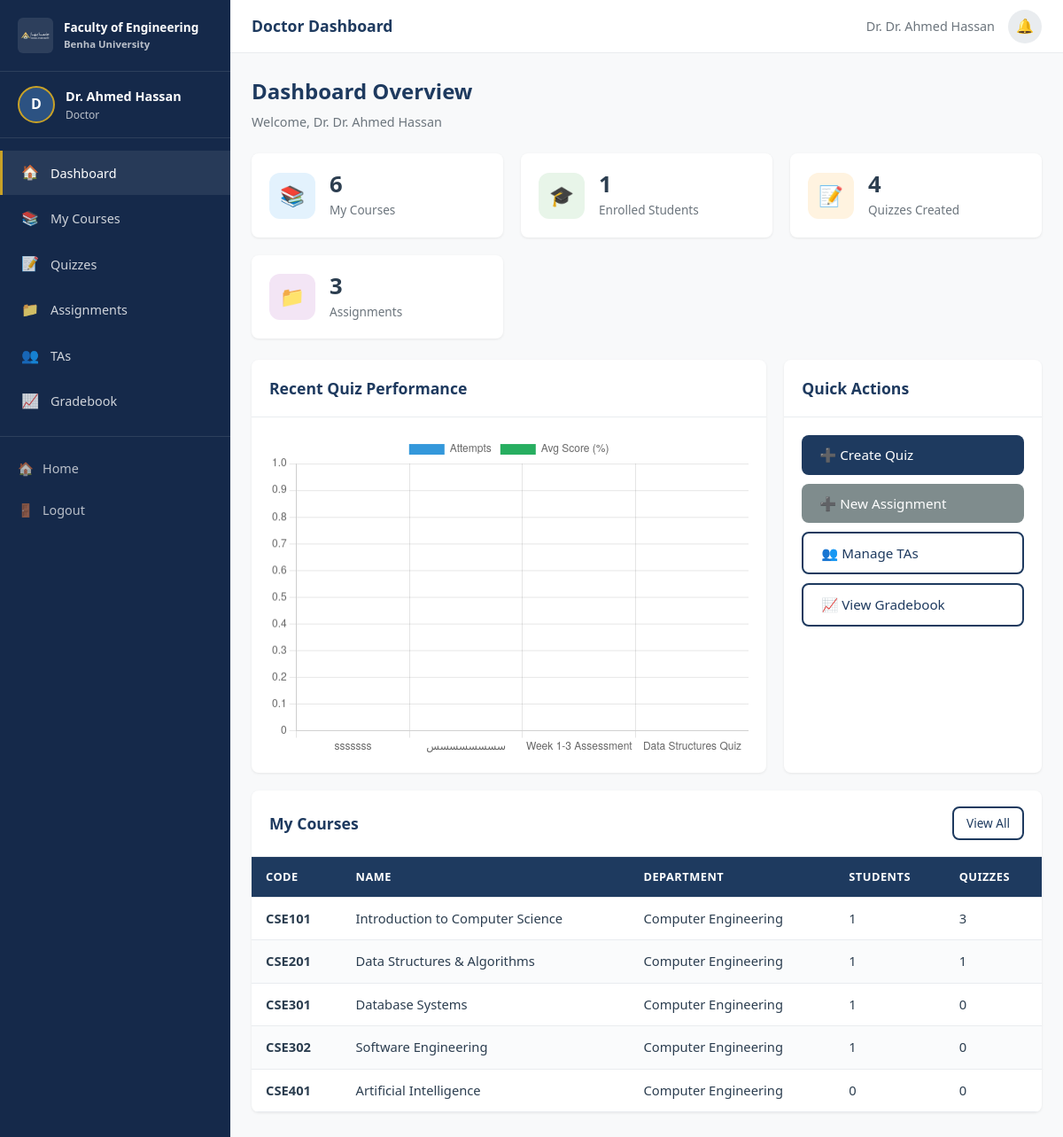
Before: /doctor/dashboard.php (signed in) with the older database file.
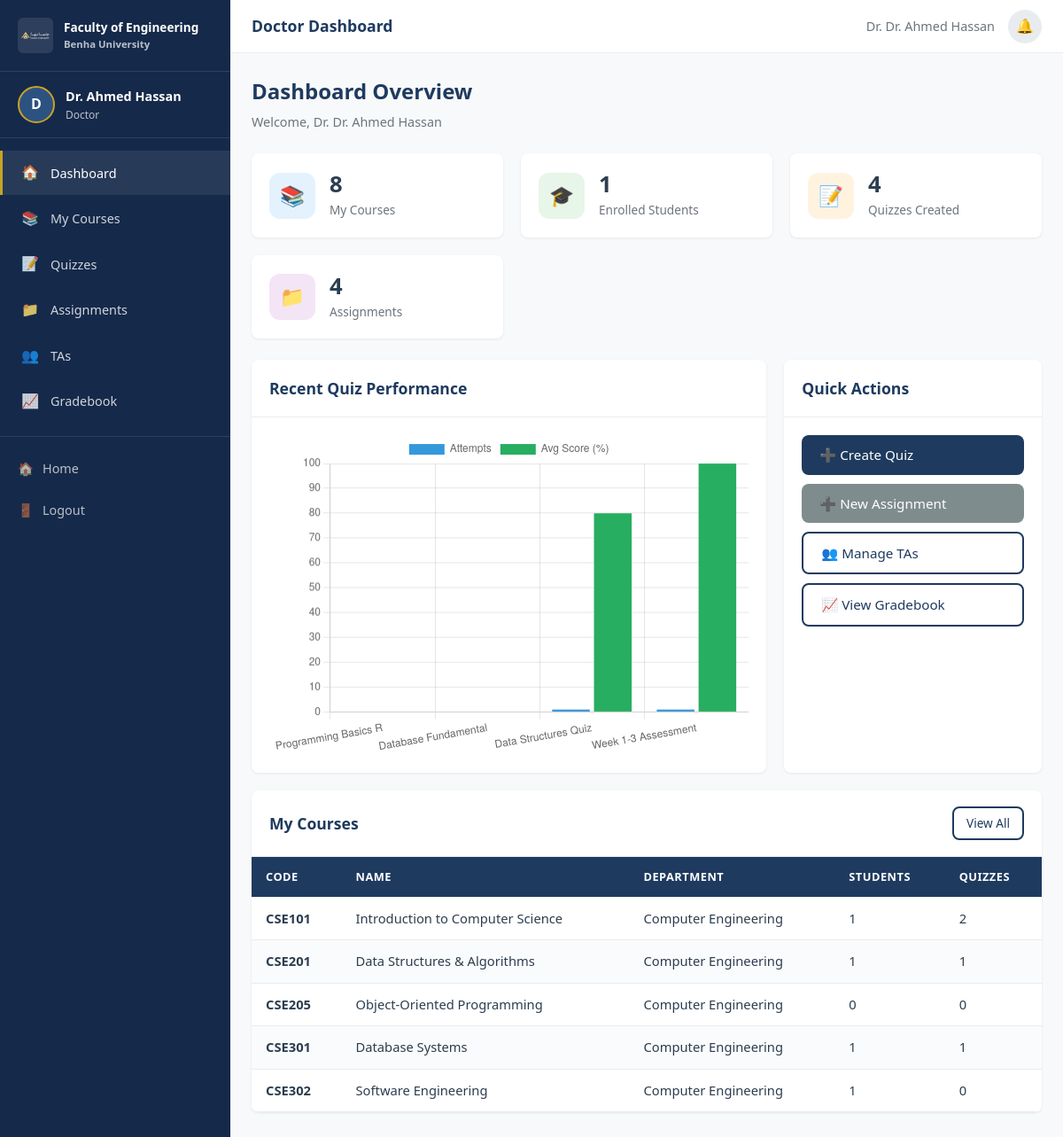
After: the same page with the newer database file.
### tables this page shows
CREATE TABLE `courses` (
  `id` int(11) NOT NULL,
  `course_code` varchar(20) NOT NULL,
  `course_name` varchar(200) NOT NULL,
  `description` text DEFAULT NULL,
  `department` varchar(100) NOT NULL,
  `semester` varchar(20) NOT NULL,
  `year` int(11) NOT NULL,
  `credit_hours` int(11) DEFAULT 3,
  `is_active` tinyint(1) DEFAULT 1,
  `created_by` int(11) NOT NULL,
  `created_at` timestamp NOT NULL DEFAULT current_timestamp(),
  `updated_at` timestamp NOT NULL DEFAULT current_timestamp() ON UPDATE current_timestamp()
);

### includes/functions.php (called while the page is built, shortened)
<?php
require_once __DIR__ . '/db.php';
require_once __DIR__ . '/db.php';
function isLoggedIn() {
    return isset($_SESSION['user_id']) && !empty($_SESSION['user_id']);
}
function getCurrentUser() {
    try {
        $db = Database::getInstance();
        $result = $db->query(
            "SELECT u.*, r.role_name, r.display_name as role_display
             FROM users u
             JOIN roles r ON u.role_id = r.id
             WHERE u.id = ? AND u.is_active = 1",
            [$_SESSION['user_id']]
        )->fetch();
        return $result ?: null;
    } catch (Exception $e) {
        return null;
    }
}

### includes/db.php (called while the page is built, shortened)
<?php
$db_config = [
    'host' => 'localhost',
    'database' => 'benha_engineering',
    'username' => 'root',
    'password' => '',
    'charset' => 'utf8mb4',
    'collation' => 'utf8mb4_unicode_ci'
];
class Database {
    private static $instance = null;
    private $pdo;
    private $stmt;
    private function __construct() {
        global $db_config;
        try {
            $dsn = "mysql:host={$db_config['host']};dbname={$db_config['database']};charset={$db_config['charset']}";
            $tz = new DateTimeZone('Africa/Cairo');
            $dt = new DateTime('now', $tz);
            $offset = $dt->format('P');
            $options = [
                PDO::ATTR_ERRMODE => PDO::ERRMODE_EXCEPTION,
                PDO::ATTR_DEFAULT_FETCH_MODE => PDO::FETCH_ASSOC,
                PDO::ATTR_EMULATE_PREPARES => false,
                PDO::MYSQL_ATTR_INIT_COMMAND => "SET NAMES {$db_config['charset']} COLLATE {$db_config['collation']}; SET time_zone = '{$offset}'; SET SESSION sql_mode = 'STRICT_TRANS_TABLES,NO_ZERO_IN_DATE,NO_ZERO_DATE,ERROR_FOR_DIVISION_BY_ZERO,NO_ENGINE_SUBSTITUTION';"
            ];
            $this->pdo = new PDO($dsn, $db_config['username'], $db_config['password'], $options);
        } catch (PDOException $e) {
            error_log("Database Connection Error: " . $e->getMessage());
            die("Database connection failed. Please contact the administrator.");
        }
    }
    public static function getInstance() {
        if (self::$instance === null) {
            self::$instance = new self();
        }
        return self::$instance;
    }
    public function query($sql, $params = []) {
        $this->stmt = $this->pdo->prepare($sql);
        $this->stmt->execute($params);
        return $this;
    }
    public function fetchAll() {
        return $this->stmt->fetchAll();
    }
    public function fetch() {
        return $this->stmt->fetch();
    }
}

### doctor/dashboard.php (the view, shortened to what the changed rows need)
<?php
require_once __DIR__ . '/../includes/functions.php';
$db = Database::getInstance();
$user = getCurrentUser();
$myCourses = $db->query(
    "SELECT c.* FROM courses c
     JOIN course_doctors cd ON c.id = cd.course_id
     WHERE cd.doctor_id = ? AND c.is_active = 1
     ORDER BY c.course_code",
    [$user['id']]
)->fetchAll();
$myQuizzes = $db->query(
    "SELECT q.*, c.course_code, c.course_name,
     (SELECT COUNT(*) FROM quiz_attempts WHERE quiz_id = q.id) as attempt_count
     FROM quizzes q
     JOIN courses c ON q.course_id = c.id
     WHERE q.created_by = ? ORDER BY q.created_at DESC",
    [$user['id']]
)->fetchAll();
$myAssignments = $db->query(
    "SELECT a.*, c.course_code, c.course_name,
     (SELECT COUNT(*) FROM assignment_submissions WHERE assignment_id = a.id) as submission_count,
     (SELECT COUNT(*) FROM assignment_files WHERE assignment_id = a.id) as files_count
     FROM assignments a
     JOIN courses c ON a.course_id = c.id
     WHERE a.created_by = ? ORDER BY a.created_at DESC",
    [$user['id']]
)->fetchAll();
$stats = [
    'courses' => count($myCourses),
    'quizzes' => count($myQuizzes),
    'assignments' => count($myAssignments),
    'total_students' => $db->query(
        "SELECT COUNT(DISTINCT ce.student_id) as c FROM course_enrollments ce
         JOIN course_doctors cd ON ce.course_id = cd.course_id WHERE cd.doctor_id = ?",
        [$user['id']]
    )->fetch()['c'],
];
$quizAnalytics = $db->query(
    "SELECT q.title, COUNT(qa.id) as attempts, AVG(qa.percentage) as avg_score
     FROM quizzes q
     LEFT JOIN quiz_attempts qa ON q.id = qa.quiz_id
     WHERE q.created_by = ?
     GROUP BY q.id ORDER BY q.created_at DESC LIMIT 10",
    [$user['id']]
)->fetchAll();
?>
<!DOCTYPE html>
<html lang="en">
<head>
    <link rel="stylesheet" href="/assets/css/style.css">
</head>
<body>
    <div class="dashboard-wrapper">
        <?php include __DIR__ . '/../includes/sidebar.php'; ?>
        <div class="main-content">
            <div class="topbar">
                <div class="topbar-left">
                    <h2 class="topbar-title">Doctor Dashboard</h2>
                </div>
            </div>
            <div class="content-wrapper">
                <?php if ($section === 'dashboard'): ?>
                    <div class="page-header">
                        <h1 class="page-title">Dashboard Overview</h1>
                        <p class="page-subtitle">Welcome, Dr. <?= htmlspecialchars($user['full_name']) ?></p>
                    </div>
                    <div class="stats-grid">
                        <div class="stat-card">
                            <div class="stat-icon blue">&#128218;</div>
                            <div class="stat-info">
                                <h3><?= $stats['courses'] ?></h3>
                                <p>My Courses</p>
                            </div>
                        </div>
                        <div class="stat-card">
                            <div class="stat-icon green">&#127891;</div>
                            <div class="stat-info">
                                <h3><?= $stats['total_students'] ?></h3>
                                <p>Enrolled Students</p>
                            </div>
                        </div>
                        <div class="stat-card">
                            <div class="stat-icon orange">&#128221;</div>
                            <div class="stat-info">
                                <h3><?= $stats['quizzes'] ?></h3>
                                <p>Quizzes Created</p>
                            </div>
                        </div>
                        <div class="stat-card">
                            <div class="stat-icon purple">&#128193;</div>
                            <div class="stat-info">
                                <h3><?= $stats['assignments'] ?></h3>
                                <p>Assignments</p>
                            </div>
                        </div>
                    </div>
                    <div style="display: grid; grid-template-columns: 2fr 1fr; gap: 20px;">
                        <div class="card">
                            <div class="card-header">
                                <span class="card-title">Recent Quiz Performance</span>
                            </div>
                            <div class="card-body">
                                <?php if (!empty($quizAnalytics)): ?>
                                    <canvas id="quizPerformanceChart" height="200"></canvas>
                                <?php else: ?>
                                    <p style="color: var(--gray); text-align: center; padding: 40px;">No quiz data available yet.</p>
                                <?php endif; ?>
                            </div>
                        </div>
                        <div class="card">
                            <div class="card-header">
                                <span class="card-title">Quick Actions</span>
                            </div>
                            <div class="card-body" style="display: flex; flex-direction: column; gap: 10px;">
                                <a href="?section=quizzes" class="btn btn-primary" style="justify-content: flex-start;">&#10133; Create Quiz</a>
                                <a href="?section=assignments" class="btn btn-secondary" style="justify-content: flex-start;">&#10133; New Assignment</a>
                                <a href="?section=tas" class="btn btn-outline" style="justify-content: flex-start;">&#128101; Manage TAs</a>
                                <a href="?section=gradebook" class="btn btn-outline" style="justify-content: flex-start;">&#128200; View Gradebook</a>
                            </div>
                        </div>
                    </div>
                    <div class="card" style="margin-top: 20px;">
                        <div class="card-header">
                            <span class="card-title">My Courses</span>
                            <a href="?section=courses" class="btn btn-sm btn-outline">View All</a>
                        </div>
                        <div class="card-body" style="padding: 0;">
                            <div class="table-container">
                                <table class="data-table">
                                    <thead>
                                        <tr>
                                            <th>Code</th>
                                            <th>Name</th>
                                            <th>Department</th>
                                            <th>Students</th>
                                            <th>Quizzes</th>
                                        </tr>
                                    </thead>
                                    <tbody>
                                        <?php foreach (array_slice($myCourses, 0, 5) as $c):
                                            $studentCount = $db->query("SELECT COUNT(*) as c FROM course_enrollments WHERE course_id = ? AND status = 'active'", [$c['id']])->fetch()['c'];
                                            $quizCount = $db->query("SELECT COUNT(*) as c FROM quizzes WHERE course_id = ?", [$c['id']])->fetch()['c'];
                                        ?>
                                            <tr>
                                                <td><strong><?= htmlspecialchars($c['course_code']) ?></strong></td>
                                                <td><?= htmlspecialchars($c['course_name']) ?></td>
                                                <td><?= htmlspecialchars($c['department']) ?></td>
                                                <td><?= $studentCount ?></td>
                                                <td><?= $quizCount ?></td>
                                            </tr>
                                        <?php endforeach; ?>
                                    </tbody>
                                </table>
                            </div>
                        </div>
                    </div>
                <?php endif; ?>
            </div>
        </div>
    </div>
</body>
</html>

### includes/sidebar.php (shortened to what the changed rows need)
<?php
$user = getCurrentUser();
$role = $user['role_name'];
$items = $navItems[$role] ?? [];
$section = $_GET['section'] ?? 'dashboard';
?>
<aside class="sidebar" id="sidebar">
    <ul class="sidebar-nav">
        <?php foreach ($items as $item):
            $isActive = $section === $item['page'];
        ?>
        <li class="sidebar-nav-item">
            <a href="<?= $item['link'] ?>" class="sidebar-nav-link <?= $isActive ? 'active' : '' ?>">
                <span class="sidebar-nav-icon"><?= $item['icon'] ?></span>
                <?= $item['label'] ?>
            </a>
        </li>
        <?php endforeach; ?>
    </ul>
</aside>

Changed rows visible on the page:
no longer on this page (row edited): courses: course_code "CSE401", course_name "Artificial Intelligence", department "Computer Engineering", studentCount "0", quizCount "0"
changed courses "CSE101": quizCount "3" → "2"
added courses: course_code "CSE205", course_name "Object-Oriented Programming", department "Computer Engineering", studentCount "0", quizCount "0"
changed courses "CSE301": quizCount "0" → "1"
Other visible differences:
$stats['courses']: "6" → "8"
$stats['assignments']: "3" → "4"
chart data {{ json_encode(array_column($quizAnalytics, 'attempts')) }}: [0,0,0,0] → [0,0,1,1]
